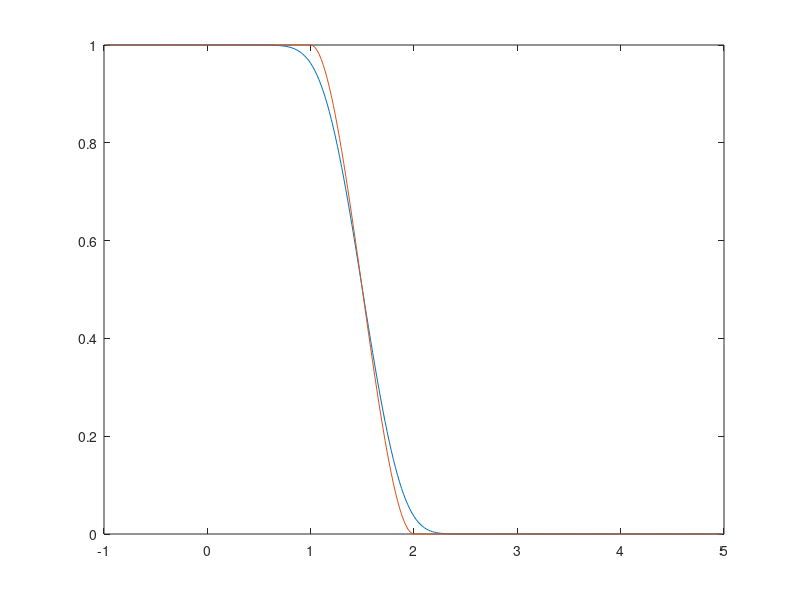

Reproduce this figure in MATLAB.
% Advection equation LAx Friedrich

t0 = 0;
tf = 1;
x0 = -1;
xf = 5;
a = 1;

N = 300;

h = (xf-x0)/300;

delt = 0.5*h;

x = zeros(N-1,1);
u0 = zeros(N-1,1);
for j=1:N-1
    x(j) = x0+j*h;
    if(x(j) < 0)
        u0(j) = 1;
    end
    if(x(j) >=0 && x(j) <=1)
        u0(j) = 2*x(j)^3 -3*x(j)^2+1;
    end
    if(x(j)>1)
        u0(j) = 0;
    end
end

M = fix((tf-t0)/delt);

unew = zeros(N-1,1);
for k=1:M
    unew(N-1) = (u0(N-2))/2 + (a*delt/(2*h))*(u0(N-2));
    unew(1) = (u0(2)+1)/2 - (a*delt/(2*h))*(u0(2)-1);
    for j=2:N-2
        unew(j) = (u0(j+1)+u0(j-1))/2 - (a*delt/(2*h))*(u0(j+1)-u0(j-1));
    end
    plot(x,unew);
    pause(0.01);
    u0 = unew;
end

exact = zeros(N-1,1);
for j=1:N-1
    if(x(j) < tf)
        exact(j) = 1;
    end
    if(x(j) >= tf && x(j) <= 1+tf)
        exact(j) = 2*(x(j)-tf)^3 - 3*(x(j)-tf)^2 + 1;
    end
    if(x(j)> 1+tf)
        exact(j) = 0;
    end
end
plot(x,unew,x,exact);